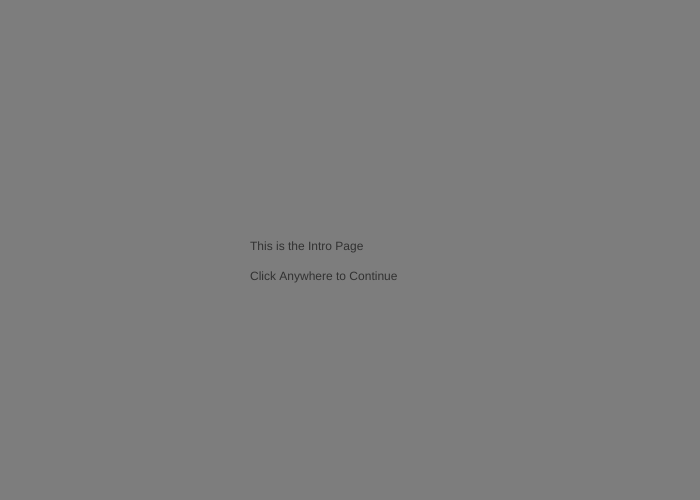
Frame 1 (no input)
Frame 60 (no input): identical to frame 1, image omitted
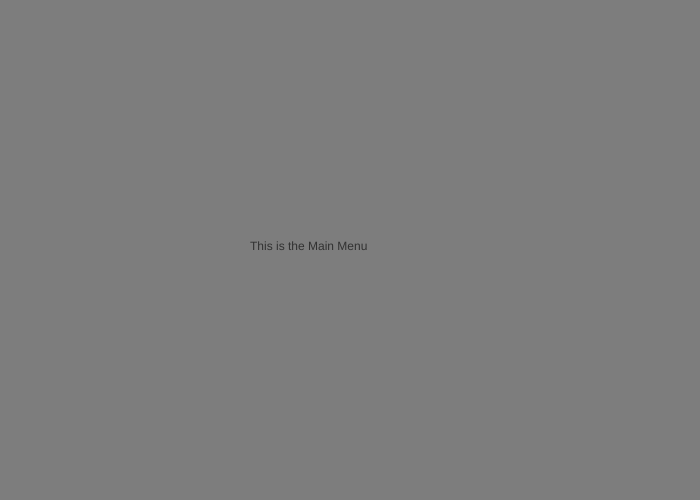
Frame 120 (the mouse pressed at the canvas centre since frame 60)

The p5.js sketch that drew these frames (run headless with seeded random() and noise() and a simulated clock; from frame 60 on, the mouse is pressed at the canvas centre):

// p5.js sketch
// ── sketch.js
/*
canvasID

canvasID = 0 - Intro
canvasID = 1 - MainMenu
canvasID = 2 - gameEasy
canvasID = 3 - gameHard
*/

var canvasID;

function preload()
{
	preloadIntro();
	preloadMainMenu();
	preloadgameEasy();
	preloadgameHard();
}

function setup()
{
	setupIntro();
	setupMainMenu();
	setupgameEasy();
	setupgameHard();

	canvasID = 0;
}

function draw()
{
	if (canvasID == 0)
	{
		drawIntro();
	}
	if (canvasID == 1)
	{
		drawMainMenu();
	}
	if (canvasID == 2)
	{
		drawgameEasy();
	}
	if (canvasID == 3)
	{
		drawgameHard();
	}
}

// ── Intro.js


function preloadIntro()
{
}

function setupIntro()
{
}

function drawIntro()
{
	createCanvas(700,500);

	background (125,125,125);

	fill (50,50,50);

	text("This is the Intro Page\n\nClick Anywhere to Continue",250,250);

	if (mouseIsPressed)
	{
		canvasID = 1
	}
}

// ── MainMenu.js


function preloadMainMenu()
{
}

function setupMainMenu()
{
}

function drawMainMenu()
{
	createCanvas(700,500);

	background (125,125,125);

	fill (50,50,50);

	text("This is the Main Menu",250,250);
}

// ── gameEasy.js


function preloadgameEasy()
{
}

function setupgameEasy()
{
}

function drawgameEasy()
{
	createCanvas(700,500);

	background (125,125,125);

	fill (50,50,50);

	text("This is Easy Mode",250,250);
}

// ── gameHard.js


function preloadgameHard()
{
}

function setupgameHard()
{
}

function drawgameHard()
{
}
